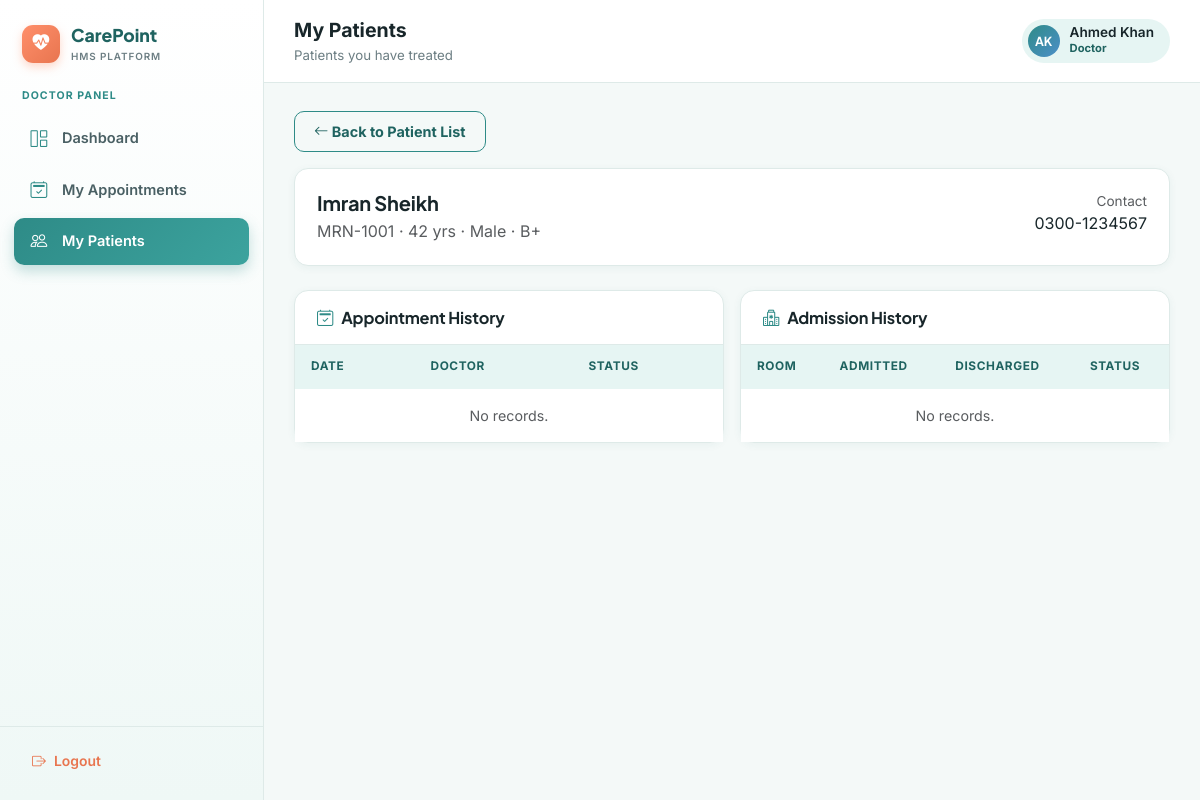
The app's page /doctor/patients.php?view=1 (signed in) with its own data.
### tables this page shows
CREATE TABLE patients (
    id INT AUTO_INCREMENT PRIMARY KEY,
    mrn VARCHAR(20) NOT NULL UNIQUE,
    name VARCHAR(100) NOT NULL,
    cnic VARCHAR(20),
    age INT,
    gender ENUM('Male','Female','Other'),
    contact VARCHAR(20),
    address VARCHAR(255),
    blood_group VARCHAR(5),
    emergency_contact VARCHAR(20),
    created_at TIMESTAMP DEFAULT CURRENT_TIMESTAMP
);

### includes/auth.php (called while the page is built, shortened)
<?php
function e(?string $value): string {
    return htmlspecialchars($value ?? '', ENT_QUOTES, 'UTF-8');
}

### doctor/patients.php (the view, shortened to what this page needs)
<?php
require_once __DIR__ . '/../includes/auth.php';
$viewId = $_GET['view'] ?? null;
if ($viewId) {
    $p = $pdo->prepare("SELECT * FROM patients WHERE id = ?");
    $p->execute([$viewId]);
    $patient = $p->fetch();
    $appts = $pdo->prepare("
        SELECT a.*, u.name AS doctor_name FROM appointments a
        JOIN doctors d ON d.id = a.doctor_id JOIN users u ON u.id = d.user_id
        WHERE a.patient_id = ? ORDER BY a.appointment_date DESC
    ");
    $appts->execute([$viewId]);
    $appts = $appts->fetchAll();
    $admissions = $pdo->prepare("
        SELECT ad.*, r.room_no, u.name AS doctor_name FROM admissions ad
        JOIN rooms r ON r.id = ad.room_id
        JOIN doctors d ON d.id = ad.doctor_id JOIN users u ON u.id = d.user_id
        WHERE ad.patient_id = ? ORDER BY ad.admission_date DESC
    ");
    $admissions->execute([$viewId]);
    $admissions = $admissions->fetchAll();
}
require __DIR__ . '/../includes/header.php';
?>
<?php if ($viewId && $patient): ?>
  <a href="patients.php" class="btn btn-outline-hms btn-sm mb-3"><i class="bi bi-arrow-left"></i> Back to Patient List</a>
  <div class="panel mb-4">
    <div class="panel-body d-flex flex-wrap justify-content-between gap-3">
      <div>
        <h5 class="mb-1"><?= e($patient['name']) ?></h5>
        <p class="text-muted mb-0"><?= e($patient['mrn']) ?> · <?= e($patient['age']) ?> yrs · <?= e($patient['gender']) ?> · <?= e($patient['blood_group']) ?></p>
      </div>
      <div class="text-end">
        <div class="text-muted" style="font-size:0.85rem;">Contact</div>
        <div><?= e($patient['contact']) ?></div>
      </div>
    </div>
  </div>
  <div class="row g-3">
    <div class="col-lg-6">
      <div class="panel">
        <div class="panel-header"><h5><i class="bi bi-calendar2-check me-2"></i>Appointment History</h5></div>
        <div class="panel-body p-0">
          <table class="table table-hms mb-0">
            <thead><tr><th>Date</th><th>Doctor</th><th>Status</th></tr></thead>
            <tbody>
              <?php if (!$appts): ?><tr><td colspan="3" class="text-center text-muted py-3">No records.</td></tr><?php endif; ?>
            </tbody>
          </table>
        </div>
      </div>
    </div>
    <div class="col-lg-6">
      <div class="panel">
        <div class="panel-header"><h5><i class="bi bi-hospital me-2"></i>Admission History</h5></div>
        <div class="panel-body p-0">
          <table class="table table-hms mb-0">
            <thead><tr><th>Room</th><th>Admitted</th><th>Discharged</th><th>Status</th></tr></thead>
            <tbody>
              <?php if (!$admissions): ?><tr><td colspan="4" class="text-center text-muted py-3">No records.</td></tr><?php endif; ?>
            </tbody>
          </table>
        </div>
      </div>
    </div>
  </div>
<?php endif; ?>
<?php require __DIR__ . '/../includes/footer.php'; ?>

### assets/css/style.css (style rules this page uses)
:root { --primary: #2E8B87; --primary-dark: #1F6360; --primary-soft: #E6F5F3; --sky: #4D8FC9; --sky-soft: #E8F1FA; --accent: #FF8F6B; --accent-dark: #E8754F; --accent-soft: #FFEEE7; --bg: #F4F9F8; --surface: #FFFFFF; --text-dark: #18262A; --text-muted: #6C7E83; --border: #DEEAE8; --success: #2FA88B; --success-soft: #E2F6EF; --warning: #E2A23B; --warning-soft: #FCF1DE; --danger: #E0615A; --danger-soft: #FCE9E8; --radius: 14px; --radius-sm: 10px; --shadow: 0 4px 18px rgba(31, 99, 96, 0.07); --shadow-sm: 0 2px 8px rgba(31, 99, 96, 0.06); }
* { box-sizing: border-box; }
body { font-family: 'Inter', -apple-system, BlinkMacSystemFont, 'Segoe UI', sans-serif; background: var(--bg); color: var(--text-dark); margin: 0; }
h1, h2, h3, h4, h5, .brand-font { font-family: 'Plus Jakarta Sans', 'Inter', sans-serif; font-weight: 700; color: var(--text-dark); letter-spacing: -0.01em; }
a { text-decoration: none; }
.panel { background: var(--surface); border-radius: var(--radius); border: 1px solid var(--border); box-shadow: var(--shadow-sm); }
.panel-header { padding: 17px 22px; border-bottom: 1px solid var(--border); display: flex; align-items: center; justify-content: space-between; }
.panel-header h5 { margin: 0; font-size: 1.02rem; display: flex; align-items: center; }
.panel-header h5 i { color: var(--primary); }
.panel-body { padding: 22px; }
.table-hms thead th { background: var(--primary-soft); color: var(--primary-dark); font-size: 0.74rem; text-transform: uppercase; letter-spacing: 0.05em; font-weight: 700; border-bottom: none; padding: 13px 16px; }
.table-hms thead tr:first-child th:first-child { border-top-left-radius: 0; }
.table-hms tbody td { padding: 14px 16px; font-size: 0.89rem; vertical-align: middle; border-bottom: 1px solid var(--border); }
.table-hms tbody tr:last-child td { border-bottom: none; }
.btn-outline-hms { background: transparent; border: 1.5px solid var(--primary); color: var(--primary-dark); padding: 8.5px 19px; border-radius: var(--radius-sm); font-weight: 700; font-size: 0.9rem; }

### records on screen
patients: name "Imran Sheikh", mrn "MRN-1001", age "42", gender "Male", blood_group "B+", contact "0300-1234567"

### other values on screen
$page_title "My Patients"
$page_sub "Patients you have treated"
initials($user_name) "AK"
$user_name "Ahmed Khan"
$role "Doctor"
